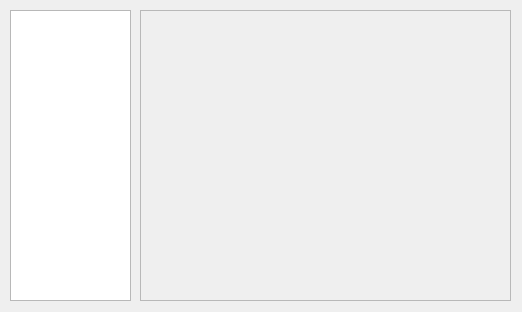
<?xml version="1.0" encoding="UTF-8"?>
<ui version="4.0">
 <class>CurveEditorForm</class>
 <widget class="QWidget" name="CurveEditorForm">
  <property name="windowModality">
   <enum>Qt::NonModal</enum>
  </property>
  <property name="geometry">
   <rect>
    <x>0</x>
    <y>0</y>
    <width>522</width>
    <height>312</height>
   </rect>
  </property>
  <property name="minimumSize">
   <size>
    <width>522</width>
    <height>312</height>
   </size>
  </property>
  <property name="windowTitle">
   <string>CurveEditor</string>
  </property>
  <widget class="QListView" name="listView">
   <property name="geometry">
    <rect>
     <x>10</x>
     <y>10</y>
     <width>121</width>
     <height>291</height>
    </rect>
   </property>
  </widget>
  <widget class="QScrollArea" name="scrollArea">
   <property name="geometry">
    <rect>
     <x>140</x>
     <y>10</y>
     <width>371</width>
     <height>291</height>
    </rect>
   </property>
   <property name="widgetResizable">
    <bool>false</bool>
   </property>
  </widget>
 </widget>
 <resources/>
 <connections/>
</ui>
